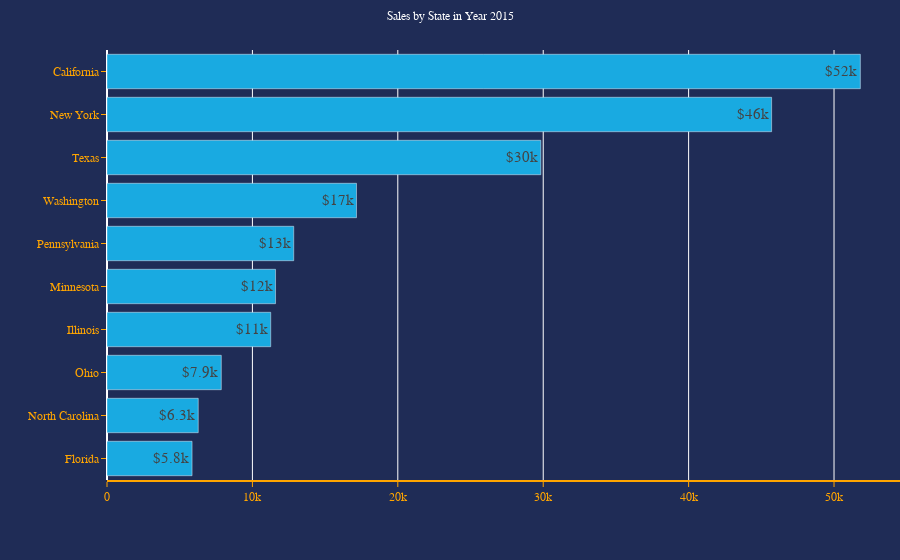

Notebook cell for this chart:
### Code cell
trace = go.Bar(
      x = sales2['Sales'],
      y = sales2['State'],
      orientation='h',
      text = sales2['Sales'],
      texttemplate='$' + '%{text:.2s}',
      textposition= 'auto',
      marker=dict(color = '#19AAE1'),
      hoverinfo='text',
      hovertext=
            '<b>Year</b>: ' + sales2['Year'].astype(str) + '<br>' + 
            '<b>Segment</b>: ' + sales2['Segment'].astype(str) + '<br>'+ 
            '<b>State</b>: ' + sales2['State'].astype(str) + '<br>' + 
            '<b>Sales</b>: ' + sales2['Sales'].astype(str)
)
layout = go.Layout(
      plot_bgcolor='#1f2c56',
      paper_bgcolor='#1f2c56',
      title={
            'text':f"Sales by State in Year {2015}",
            'y':0.98,
            'x':0.5,
            'xanchor':'center',
            'yanchor':'top'
      },
      titlefont={
            'color':'white',
            'size':12
      },
      hovermode='closest',
      margin=dict(t=50,r=0),
      xaxis=dict(
            title = '<b></b>',
            color ='orange',
            showline= True,
            showgrid = True,
            showticklabels = True,
            linecolor ='orange',
            linewidth = 2,
            ticks='outside',
            tickfont = dict(
                  family='Arial',
                  size= 12,
                  color= 'orange'
            ),
      
      ),
      yaxis=dict(
            title = '<b></b>',
            autorange = 'reversed',
            color ='orange',
            showline= False,
            showgrid = False,
            showticklabels = True,
            linecolor ='orange',
            linewidth = 2,
            ticks='outside',
            tickfont = dict(
                  family='Arial',
                  size= 12,
                  color= 'orange'
            )
      
      ),
      legend ={
            'orientation':'h',
            'bgcolor':'#1f2c56',
            'x':1.25,
            'y':0.5,
            'xanchor':'center',
            'yanchor':'top'
      },
      font = dict(
                family = "sans-serif",
                size = 15,
                color = 'white'),
)
data = [trace]
fig = go.Figure(data=data, layout = layout)
pio.show(fig)

### Figure 1 — Plotly figure (JSON) as saved in the notebook; plotly's stock layout.template omitted (floating-point values rounded to 4 significant figures)
{"data": [{"hoverinfo": "text", "hovertext": ["<b>Year</b>: 2015<br><b>Segment</b>: Consumer<br><b>State</b>: California<br><b>Sales</b>: 51810.0935", "<b>Year</b>: 2015<br><b>Segment</b>: Consumer<br><b>State</b>: New York<br><b>Sales</b>: 45706.888", "<b>Year</b>: 2015<br><b>Segment</b>: Consumer<br><b>State</b>: Texas<br><b>Sales</b>: 29834.4366", "<b>Year</b>: 2015<br><b>Segment</b>: Consumer<br><b>State</b>: Washington<br><b>Sales</b>: 17159.45", "<b>Year</b>: 2015<br><b>Segment</b>: Consumer<br><b>State</b>: Pennsylvania<br><b>Sales</b>: 12841.12", "<b>Year</b>: 2015<br><b>Segment</b>: Consumer<br><b>State</b>: Minnesota<br><b>Sales</b>: 11590.650000000001", "<b>Year</b>: 2015<br><b>Segment</b>: Consumer<br><b>State</b>: Illinois<br><b>Sales</b>: 11259.280999999999", "<b>Year</b>: 2015<br><b>Segment</b>: Consumer<br><b>State</b>: Ohio<br><b>Sales</b>: 7860.194", "<b>Year</b>: 2015<br><b>Segment</b>: Consumer<br><b>State</b>: North Carolina<br><b>Sales</b>: 6274.789", "<b>Year</b>: 2015<br><b>Segment</b>: Consumer<br><b>State</b>: Florida<br><b>Sales</b>: 5849.7025"], "marker": {"color": "#19AAE1"}, "orientation": "h", "text": [51810.0, 45710.0, 29830.0, 17160.0, 12840.0, 11590.0, 11260.0, 7860.0, 6275.0, 5850.0], "textposition": "auto", "texttemplate": "$%{text:.2s}", "type": "bar", "x": [51810.0, 45710.0, 29830.0, 17160.0, 12840.0, 11590.0, 11260.0, 7860.0, 6275.0, 5850.0], "y": ["California", "New York", "Texas", "Washington", "Pennsylvania", "Minnesota", "Illinois", "Ohio", "North Carolina", "Florida"]}], "layout": {"font": {"color": "white", "family": "sans-serif", "size": 15}, "hovermode": "closest", "legend": {"bgcolor": "#1f2c56", "orientation": "h", "x": 1.25, "xanchor": "center", "y": 0.5, "yanchor": "top"}, "margin": {"r": 0, "t": 50}, "paper_bgcolor": "#1f2c56", "plot_bgcolor": "#1f2c56", "title": {"font": {"color": "white", "size": 12}, "text": "Sales by State in Year 2015", "x": 0.5, "xanchor": "center", "y": 0.98, "yanchor": "top"}, "xaxis": {"color": "orange", "linecolor": "orange", "linewidth": 2, "showgrid": true, "showline": true, "showticklabels": true, "tickfont": {"color": "orange", "family": "Arial", "size": 12}, "ticks": "outside", "title": {"text": "<b></b>"}}, "yaxis": {"autorange": "reversed", "color": "orange", "linecolor": "orange", "linewidth": 2, "showgrid": false, "showline": false, "showticklabels": true, "tickfont": {"color": "orange", "family": "Arial", "size": 12}, "ticks": "outside", "title": {"text": "<b></b>"}}}}
